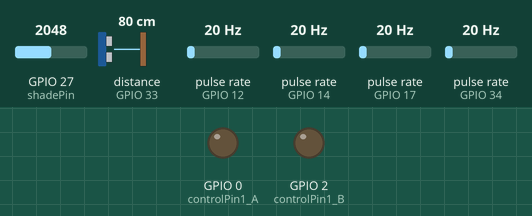
A program run on a simulated ESP32. Shown: output pins drawn as LEDs (lit = HIGH). Wiring (inferred from the names in the program): ultrasonic range finder: trigger GPIO 32; echo GPIO 33; 4 × pulse sensor: data GPIO 12 / data GPIO 14 / data GPIO 17 / data GPIO 34. The test bench sets the inputs (shaded band); at power-on: GPIO 27 (shadePin) = 2048, distance to the obstacle (sensor on GPIO 33) 80 cm, pulse rate (sensors on GPIO 12, GPIO 14, GPIO 17, GPIO 34) 20 Hz. The echo pulse lasts 58.3 µs per cm; WiFi joins after 1.5 s; servers stay silent unless stated; pins used as bus, display or sensor lines are not drawn; what the program prints to the serial monitor is not drawn.

Above: at 2.7 s.
2.8 s: GPIO 27 (shadePin) set to 1960
At 4.5 s:
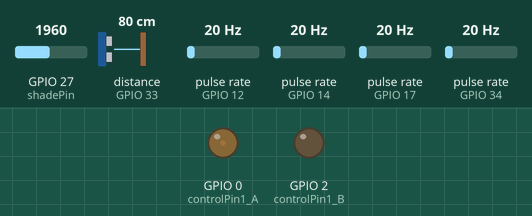
5.1 s: GPIO 27 (shadePin) set to 1228
At 7.0 s:
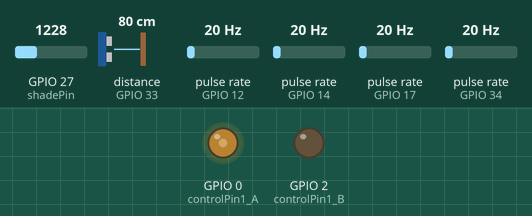
7.3 s: GPIO 27 (shadePin) set to 122
At 9.5 s:
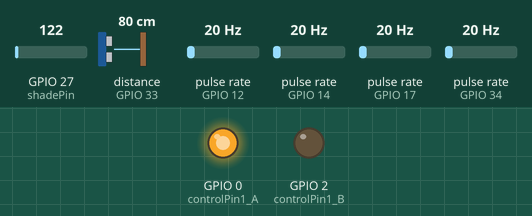
11.7 s: distance to the obstacle (sensor on GPIO 33) set to 2 cm
Timing chart, 0 to 14.7 s (numbered marks = the images above; inputs shaded):
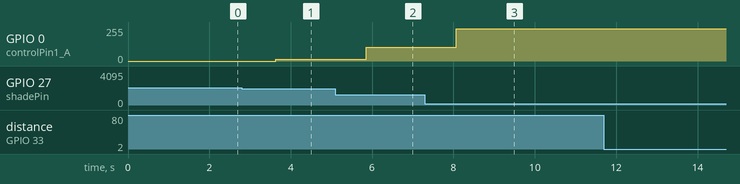

Measured:
- after the input at 2.8 s, GPIO 0 (controlPin1_A): 0/255 → 12/255 after 0.83 s
- after the input at 5.1 s, GPIO 0 (controlPin1_A): 12/255 → 102/255 after 0.75 s
- after the input at 7.3 s, GPIO 0 (controlPin1_A): 102/255 → 242/255 after 0.77 s
- after the input at 11.7 s, every drawn part: stays the same

The program:

main.cpp
```cpp
#include <Arduino.h>
#include <WiFi.h>
#include <WebServer.h>
#include "SuperMon.h"


#define USE_INTRANET
#define LOCAL_SSID "HUAWEI-R7fn"
#define LOCAL_PASS "BJyJVG6u"
#define AP_SSID "TestWebSite"
#define AP_PASS "023456789"

const int shadePin = 27;
const int controlPin1_A = 0;
const int controlPin1_B = 2;
int flowSensor = 34;
int pacflowSensor = 12;
int dcflowSensor = 17;
int catflowSensor = 14;

const int trigPin = 32;
const int echoPin = 33;
long duration = 0;
int distance = 0;
const int shadeValue  = 0;

long currentMillis = 0; //  effluent flow rate
long previousMillis = 0;
int interval = 1000;
//boolean ledState = LOW;
float calibrationFactor = 4.5;
volatile byte pulseCount;
byte pulse1Sec = 0;
float flowRate;
unsigned int flowMilliLitres;
unsigned long totalMilliLitres;

//pac
long paccurrentMillis  = 0;
long pacpreviousMillis = 0;
int pacinterval = 1000;
//boolean ledState = LOW;
float paccalibrationFactor = 4.5;
volatile byte pacpulseCount;
byte pacpulse1Sec = 0;
unsigned int pacflowMilliLitres;
unsigned long pactotalMilliLitres;

//dc
long dccurrentMillis  = 0;
long dcpreviousMillis = 0;
int dcinterval = 1000;
//boolean ledState = LOW;
float dccalibrationFactor = 4.5;
volatile byte dcpulseCount;
byte dcpulse1Sec = 0;
unsigned int dcflowMilliLitres;
unsigned long dctotalMilliLitres;

//cat
long catcurrentMillis  = 0;
long catpreviousMillis = 0;
int catinterval = 1000;
//boolean ledState = LOW;
float catcalibrationFactor = 4.5;
volatile byte catpulseCount;
byte catpulse1Sec = 0;
unsigned int catflowMilliLitres;
unsigned long cattotalMilliLitres;

float pacflowRate;
float dcflowRate;
float catflowRate;

uint32_t SensorUpdate = 0;

int pwmValue  = 0;
char XML[2048];
char buf[32];

IPAddress Actual_IP;
IPAddress PageIP(192, 168, 1, 1);
IPAddress gateway(192, 168, 1, 1);
IPAddress subnet(255, 255, 255, 0);
IPAddress ip;

WebServer server(80);

void IRAM_ATTR pulseCounter();
void IRAM_ATTR pacpulseCounter();
void IRAM_ATTR dcpulseCounter();
void IRAM_ATTR catpulseCounter();
void printWifiStatus();
void SendWebsite();
void SendXML();
void UpdateSlider();

void setup() {
  Serial.begin(115200);
  disableCore0WDT();

  Serial.println("starting server");
  pinMode(shadePin, INPUT);
  pinMode(controlPin1_A, OUTPUT);
  pinMode(controlPin1_B, OUTPUT);
  pinMode(trigPin, OUTPUT);
  pinMode(echoPin, INPUT);
  pinMode(flowSensor, INPUT_PULLUP);
  pinMode(pacflowSensor, INPUT_PULLUP);
  pinMode(dcflowSensor, INPUT_PULLUP);
  pinMode(catflowSensor, INPUT_PULLUP);
  //effluentflow
  pulseCount = 0;
  flowRate = 0.0;
  flowMilliLitres = 0;
  totalMilliLitres;
  previousMillis = 0;
  attachInterrupt(digitalPinToInterrupt(flowSensor), pulseCounter, FALLING);
  //pac
  pacpulseCount = 0;
  pacflowRate = 0.0;
  pacflowMilliLitres = 0;
  pactotalMilliLitres;
  pacpreviousMillis = 0;
  attachInterrupt(digitalPinToInterrupt(pacflowSensor), pacpulseCounter, FALLING);
  //dc
  dcpulseCount = 0;
  dcflowRate = 0.0;
  dcflowMilliLitres = 0;
  dctotalMilliLitres;
  dcpreviousMillis = 0;
  attachInterrupt(digitalPinToInterrupt(dcflowSensor), dcpulseCounter, FALLING);
  //cat
  catpulseCount = 0;
  catflowRate = 0.0;
  catflowMilliLitres = 0;
  cattotalMilliLitres;
  catpreviousMillis = 0;
  attachInterrupt(digitalPinToInterrupt(catflowSensor), catpulseCounter, FALLING);

#ifdef USE_INTRANET
  WiFi.begin(LOCAL_SSID, LOCAL_PASS);
  while (WiFi.status() != WL_CONNECTED) {
    delay(500);
    Serial.print(".");
  }
  Serial.print("IP address: ");
  Serial.println(WiFi.localIP());
  Actual_IP = WiFi.localIP();
#endif

#ifndef USE_INTRANET
  WiFi.softAP(AP_SSID, AP_PASS);
  delay(100);
  WiFi.softAPConfig(PageIP, gateway, subnet);
  delay(100);
  Actual_IP = WiFi.softAPIP();
  Serial.print("IP address: ");
  Serial.println(Actual_IP);
#endif

  printWifiStatus();

  server.on("/", SendWebsite);
  server.on("/xml", SendXML);
  server.on("/UPDATE_SLIDER", UpdateSlider);

  server.begin();
}

void loop() {

  server.handleClient();
  currentMillis = millis();

  if (currentMillis - previousMillis > interval) {
    pulse1Sec = pulseCount;
    pulseCount = 0;

    flowRate = ((1000.0 / (millis() - previousMillis)) * pulse1Sec) / calibrationFactor;
    previousMillis = millis();

    flowMilliLitres = (flowRate / 60) * 1000;
    totalMilliLitres += flowMilliLitres;
    delay(1000);
  }

  if (paccurrentMillis - pacpreviousMillis > pacinterval)
  {
    pacpulse1Sec = pacpulseCount;
    pacpulseCount = 0;

    pacflowRate = ((1000.0 / (millis() - pacpreviousMillis)) * pacpulse1Sec) / paccalibrationFactor;
    pacpreviousMillis = millis();

    pacflowMilliLitres = (pacflowRate / 60) * 1000;
    pactotalMilliLitres += pacflowMilliLitres;
    delay(1000);
  }

  if (dccurrentMillis - dcpreviousMillis > dcinterval)
  {
    dcpulse1Sec = dcpulseCount;
    dcpulseCount = 0;

    dcflowRate = ((1000.0 / (millis() - dcpreviousMillis)) * dcpulse1Sec) / dccalibrationFactor;
    dcpreviousMillis = millis();

    dcflowMilliLitres = (dcflowRate / 60) * 1000;
    dctotalMilliLitres += dcflowMilliLitres;
    delay(1000);
  }

  if (catcurrentMillis - catpreviousMillis > pacinterval)
  {
    catpulse1Sec = catpulseCount;
    catpulseCount = 0;

    catflowRate = ((1000.0 / (millis() - catpreviousMillis)) * catpulse1Sec) / catcalibrationFactor;
    catpreviousMillis = millis();

    catflowMilliLitres = (catflowRate / 60) * 1000;
    cattotalMilliLitres += catflowMilliLitres;
  }
  int shadeValue = map(analogRead(shadePin),  0, 2000, 20,  0);

    digitalWrite(trigPin, LOW);
      delayMicroseconds(2);
        digitalWrite(trigPin, HIGH);
        shadeValue = map(analogRead(shadePin),  0, 2000, 20,  0);

  digitalWrite(trigPin, LOW);
  delayMicroseconds(2);
  digitalWrite(trigPin, HIGH);
  delayMicroseconds(10);
  digitalWrite(trigPin, LOW);

  duration = pulseIn(echoPin, HIGH);
  distance = duration * 0.034 / 2;

  Serial.print("Flow rate: ");
  Serial.print(int(flowRate));
  Serial.print("L/min");
  Serial.print("\t");

  Serial.print("PAC Flow rate: ");
  Serial.print(int(pacflowRate));
  Serial.print("L/min");
  Serial.print("\t");

  Serial.print("DC Flow rate: ");
  Serial.print(int(dcflowRate));
  Serial.print("L/min");
  Serial.print("\t");

  Serial.print("Cat Flow rate: ");
  Serial.print(int(flowRate));
  Serial.print("L/min");
  Serial.print("\t");

  Serial.print("Output Liquid Quantity: ");
  Serial.print(totalMilliLitres);
  Serial.print("mL / ");
  Serial.print(totalMilliLitres / 1000);
  Serial.println("L");

  Serial.print(distance);
  Serial.print(",");
  Serial.print(shadeValue);

  int pwmValue = map(shadeValue, 0, 20, 0, 255);

  if (distance > 3) {
    analogWrite(controlPin1_A, 0);
    analogWrite(controlPin1_B, 0);
  } else {
    analogWrite(controlPin1_A, pwmValue);
    analogWrite(controlPin1_B, 0);
    delay(100);
  }
  if (shadeValue > 100) {
    analogWrite(controlPin1_A, 0);
    analogWrite(controlPin1_B, 0);
  } else {
    analogWrite(controlPin1_A, pwmValue);
    analogWrite(controlPin1_B, 0);
    delay(100);
  }

}
void IRAM_ATTR pulseCounter() {
  pulseCount++;
}

void IRAM_ATTR pacpulseCounter() {
  pulseCount++;
}

void IRAM_ATTR dcpulseCounter() {
  pulseCount++;
}

void IRAM_ATTR catpulseCounter() {
  pulseCount++;
}

void printWifiStatus() {
  Serial.print("SSID: ");
  Serial.println(WiFi.SSID());

  ip = WiFi.localIP();
  Serial.print("IP Address: ");
  Serial.println(ip);

  long rssi = WiFi.RSSI();
  Serial.print("signal strength (RSSI):");
  Serial.print(rssi);
  Serial.println(" dBm");

  Serial.print("Open http://");
  Serial.println(ip);
}

void SendWebsite() {
  Serial.println("sending web page");
  server.send(200, "text/html", PAGE_MAIN);
}

void SendXML() {
  strcpy(XML, "<?xml version = '1.0'?>\n<Data>\n");

  int shadeValue = map(analogRead(shadePin),  0, 2000,  20, 0);

  sprintf(buf, "<B0>%d</B0>\n", shadeValue );
  strcat(XML, buf);

  // sprintf(buf, "<V0>%d.%d</V0>\n", int(VoltsA0), int(VoltsA0 * 10) % 10);
  // strcat(XML, buf);
  if (currentMillis - previousMillis > interval)
  {
    pulse1Sec = pulseCount;
    pulseCount = 0;

    flowRate = ((1000.0 / (millis() - previousMillis)) * pulse1Sec) / calibrationFactor;
    previousMillis = millis();

    flowMilliLitres = (flowRate / 60) * 1000;
    totalMilliLitres += flowMilliLitres;
    delay(1000);
  }

  if (paccurrentMillis - pacpreviousMillis > pacinterval)
  {
    pacpulse1Sec = pacpulseCount;
    pacpulseCount = 0;

    pacflowRate = ((1000.0 / (millis() - pacpreviousMillis)) * pacpulse1Sec) / paccalibrationFactor;
    pacpreviousMillis = millis();

    pacflowMilliLitres = (pacflowRate / 60) * 1000;
    pactotalMilliLitres += pacflowMilliLitres;
    delay(1000);
  }

  if (dccurrentMillis - dcpreviousMillis > dcinterval)
  {
    dcpulse1Sec = dcpulseCount;
    dcpulseCount = 0;

    dcflowRate = ((1000.0 / (millis() - dcpreviousMillis)) * dcpulse1Sec) / dccalibrationFactor;
    dcpreviousMillis = millis();

    dcflowMilliLitres = (dcflowRate / 60) * 1000;
    dctotalMilliLitres += dcflowMilliLitres;
    delay(1000);
  }

  if (catcurrentMillis - catpreviousMillis > pacinterval)
  {
    catpulse1Sec = catpulseCount;
    catpulseCount = 0;

    catflowRate = ((1000.0 / (millis() - catpreviousMillis)) * catpulse1Sec) / catcalibrationFactor;
    catpreviousMillis = millis();

    catflowMilliLitres = (catflowRate / 60) * 1000;
    cattotalMilliLitres += catflowMilliLitres;
    delay(1000);
  }

  sprintf(buf, "<B1>%d</B1>\n", distance);
  strcat(XML, buf);

  sprintf(buf, "<F1>%0.2f</F1>\n",  flowRate);
  strcat(XML, buf);

  sprintf(buf, "<T1>%0.2f</T1>\n",  pacflowRate);
  strcat(XML, buf);

  sprintf(buf, "<T2>%0.2f</T2>\n",  dcflowRate);
  strcat(XML, buf);

  sprintf(buf, "<T3>%0.2f</T3>\n",  catflowRate);
  strcat(XML, buf);

  sprintf(buf, "<F2>%0.2f</F2>\n",  totalMilliLitres);
  strcat(XML, buf);
  // sprintf(buf, "<V1>%d.%d</V1>\n", int(VoltsA1), int(VoltsA1 * 10) % 10);
  // strcat(XML, buf);

  // sprintf(buf, "<D0>%d.%d</D0>\n", int(distance), int(distance * 10) % 10);
  // strcat(XML, buf);

  strcat(XML, "</Data>\n");
  server.send(200, "text/xml", XML);
}

void UpdateSlider() {
  Serial.println("updating slider");
  String sliderValue = server.arg("plain");
  pwmValue = sliderValue.toInt();
  ledcWrite(0, pwmValue);
}
```

Source omitted: SuperMon.h (13473 bytes)
